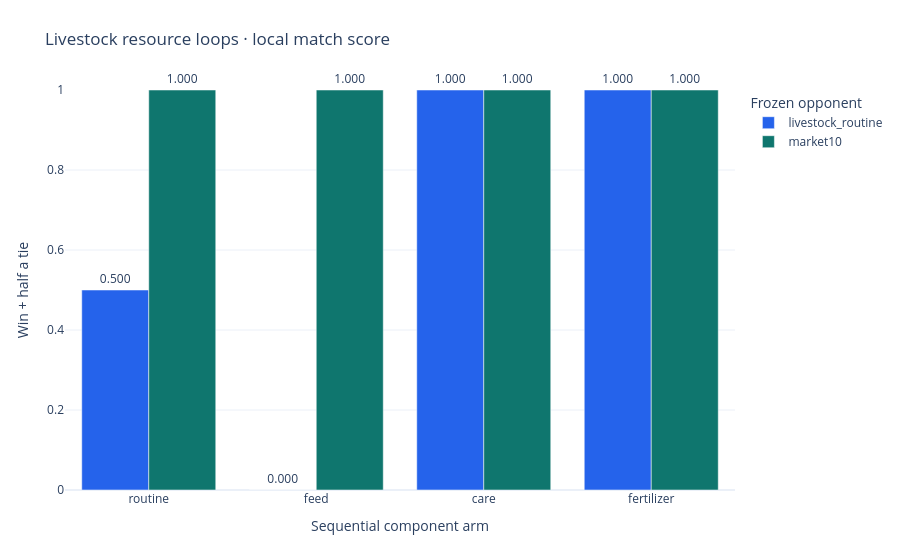

Notebook source saved alongside this figure:
### Markdown cell above
### Primary outcome and opponent sensitivity

Each group has eight games but only four seed clusters. The full 0–1 score scale
is retained. The mixed-farm opponent adds a different production regime, but two
fixed opponents do not represent the competition population. Local match score
is not the official leaderboard rating. Care and fertilizer each won all 16
matches; selective feed alone lost every mixed-farm match. The saturated scores
cannot establish extra ranking benefit from fertilizer's higher coin margin.

### Code cell
from livestock_plots import show_livestock_scores, show_resource_work

groups5 = games5.groupby(["opponent", "arm"]).agg(
    games=("match_score", "size"),
    wins=("match_score", lambda s: (s == 1).sum()),
    ties=("match_score", lambda s: (s == 0.5).sum()),
    score=("match_score", "mean"),
    coins=("coins", "mean"),
    margin=("coin_margin", "mean"),
)
display(groups5.round(3))
show_livestock_scores(
    groups5.score.unstack("opponent").reindex(["routine", "feed", "care", "fertilizer"])
)

### Figure 1 — Plotly figure (JSON) as saved in the notebook; plotly's stock layout.template omitted (floating-point values rounded to 4 significant figures)
{"data": [{"cliponaxis": false, "marker": {"color": "#2563eb"}, "name": "livestock_routine", "text": ["0.500", "0.000", "1.000", "1.000"], "textposition": "outside", "type": "bar", "x": ["routine", "feed", "care", "fertilizer"], "y": [0.5, 0.0, 1.0, 1.0]}, {"cliponaxis": false, "marker": {"color": "#0f766e"}, "name": "market10", "text": ["1.000", "1.000", "1.000", "1.000"], "textposition": "outside", "type": "bar", "x": ["routine", "feed", "care", "fertilizer"], "y": [1.0, 1.0, 1.0, 1.0]}], "layout": {"barmode": "group", "legend": {"title": {"text": "Frozen opponent"}}, "margin": {"b": 70, "l": 65, "r": 25, "t": 90}, "title": {"text": "Livestock resource loops · local match score"}, "xaxis": {"title": {"text": "Sequential component arm"}}, "yaxis": {"range": [0, 1], "title": {"text": "Win + half a tie"}}}}
